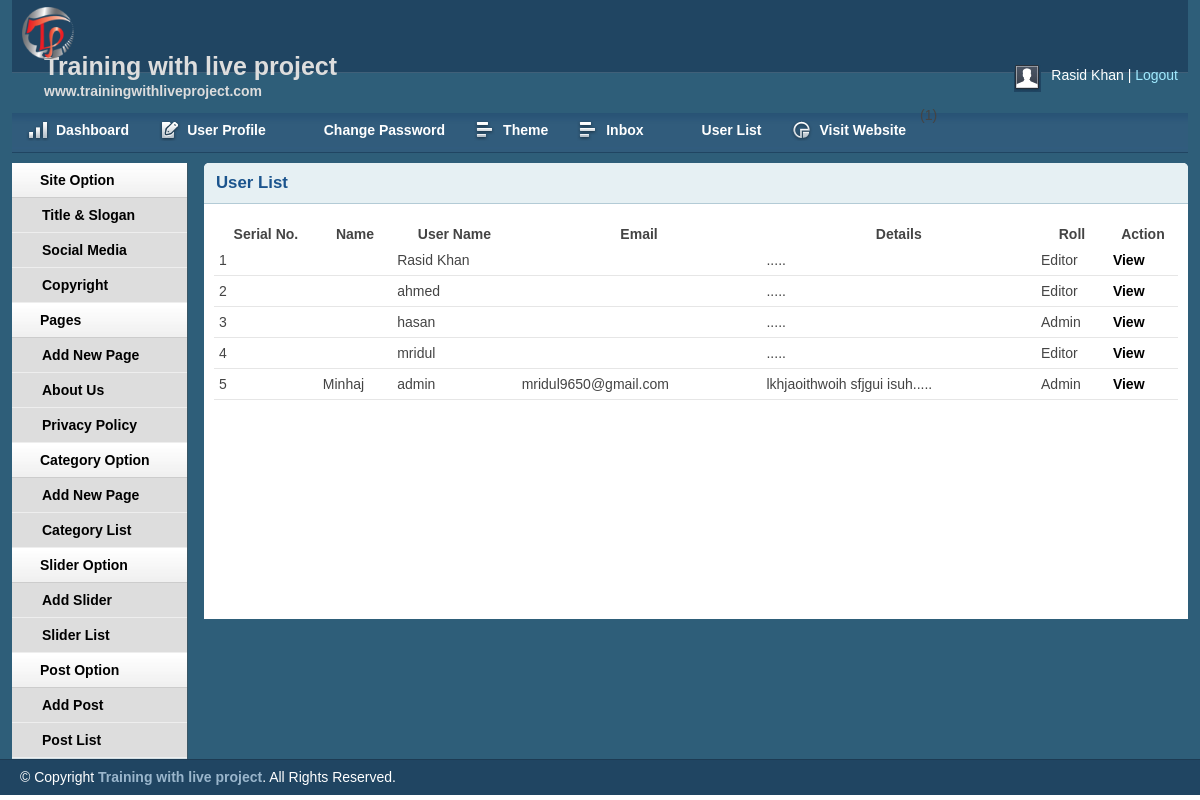
The app's page /admin/userlist.php (signed in), older data.
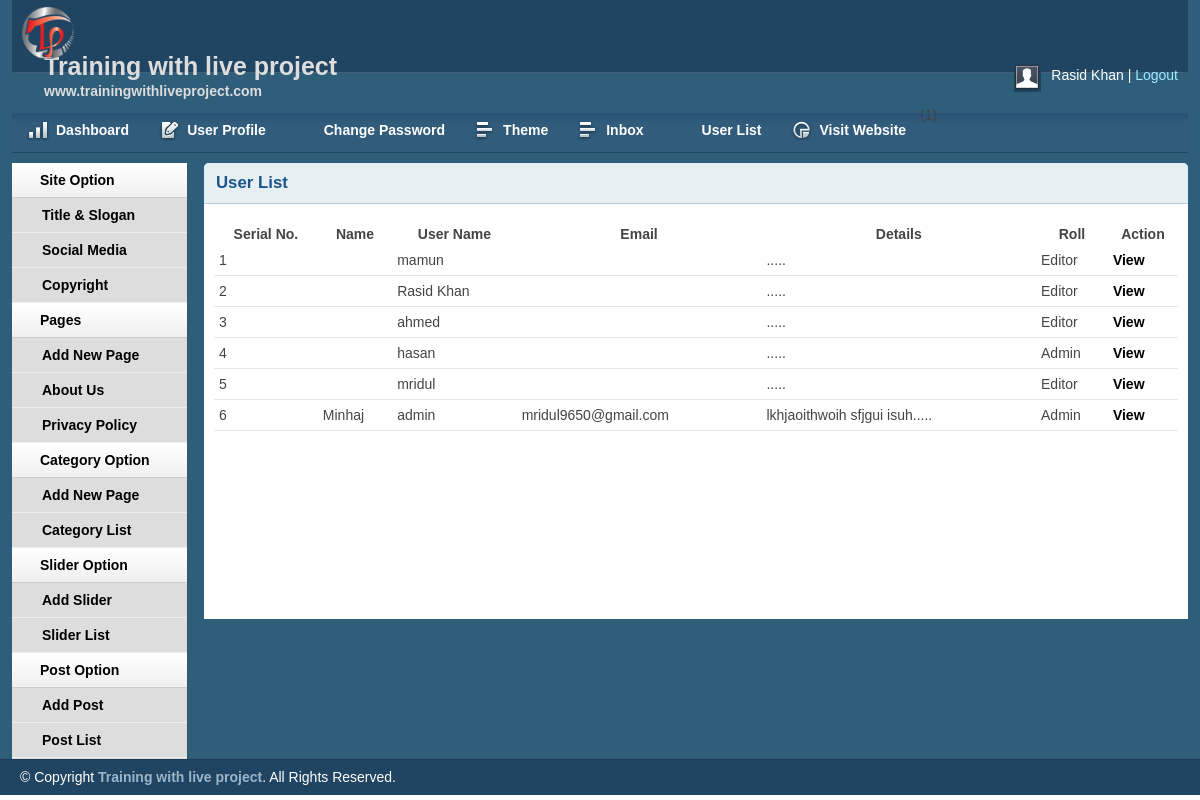
The same page, newer data.
### tables this page shows
CREATE TABLE IF NOT EXISTS `add_page` (
  `id` int(11) NOT NULL AUTO_INCREMENT,
  `name` varchar(255) NOT NULL,
  `body` text NOT NULL,
  PRIMARY KEY (`id`)
);

CREATE TABLE IF NOT EXISTS `tbl_user` (
  `id` int(11) NOT NULL AUTO_INCREMENT,
  `name` varchar(255) DEFAULT NULL,
  `username` varchar(50) NOT NULL,
  `password` varchar(50) NOT NULL,
  `email` varchar(255) DEFAULT NULL,
  `details` text,
  `role` int(11) DEFAULT NULL,
  PRIMARY KEY (`id`)
);

### lib/Session.php (called while the page is built, shortened)
<?php
class Session{
  public static function get($key){
  	if (isset($_SESSION[$key])){
  		return $_SESSION[$key];
  	} else {
  		return false;
  	}
  }
}
?>

### lib/Database.php (called while the page is built, shortened)
<?php
Class Database{
	public $host   = DB_HOST;
	public $user   = DB_USER;
	public $pass   = DB_PASS;
	public $dbname = DB_NAME;
	public $link;
	public function connectDB(){
	$this->link = new mysqli($this->host, $this->user, $this->pass, $this->dbname);
 }
	public function select($sql){
		$result = $this->link->query($sql) or die($this->link->error.__LINE__);
		if($result->num_rows > 0){
			return $result;
		} else {
			return false;
		}
	}
}

### helpers/Format.php (called while the page is built, shortened)
<?php
$path=dirname(realpath(__FILE__));
include_once $path.'/../lib/Database.php';
class Format
{
	public function textShorten($text, $limit = 400){
		$text = $text." ";
		$text = substr($text,0,$limit);
		$text = substr($text, 0, strrpos($text," "));
		$text=$text.".....";
		return $text;
	}
}
?>

### admin/userlist.php (the view, shortened to what this page needs)
<?php include 'inc/header.php';?>
<?php include 'inc/sidebar.php';?>
<div class="grid_10">
	<div class="box round first grid">
		<h2>User List</h2>
		<div class="block">
			<table class="data display datatable" id="example">
				<thead>
					<tr>
						<th>Serial No.</th>
						<th>Name</th>
						<th>User Name</th>
						<th>Email</th>
						<th>Details</th>
						<th>Roll</th>
						<th>Action</th>
					</tr>
				</thead>
				<tbody>
					<?php
					$query="SELECT * from tbl_user order by id desc";
					$user=$db->select($query);
					if ($user) {
						$i=0;
						while ($result=$user->fetch_assoc()) {
							$i++;
							?>
							<tr class="odd gradeX">
								<td><?php echo $i; ?></td>
								<td><?php echo $result['name'];?></td>
								<td><?php echo $result['username'];?></td>
								<td><?php echo $result['email'];?></td>
								<td><?php echo $fm->textShorten($result['details'],30);?></td>
								<td>
									<?php
									if ($result['role'] == '0') {
										echo "Admin";
									} elseif ($result['role'] == '1') {
										echo "Author";
									}elseif ($result['role'] == '2') {
										echo "Editor";
									}
									?>
								</td>
								<td>
									<a href="viewuser.php?userid=<?php echo $result['id']; ?>" > View </a>
								</td>
							</tr>
						<?php } }?>
					</tbody>
				</table>
			</div>
		</div>
	</div>
	<?php include 'inc/footer.php';?>

### admin/inc/header.php (shortened to what this page needs)
<?php include'../lib/Session.php';
?>
<?php include'../lib/Database.php';?>
<?php include'../helpers/Format.php';?>
<?php
$db = new Database();
$fm = new Format();
?>
<!DOCTYPE html>
<html>
<head>
<link rel="stylesheet" type="text/css" href="css/reset.css" media="screen" />
<link rel="stylesheet" type="text/css" href="css/text.css" media="screen" />
<link rel="stylesheet" type="text/css" href="css/grid.css" media="screen" />
<link rel="stylesheet" type="text/css" href="css/layout.css" media="screen" />
<link rel="stylesheet" type="text/css" href="css/nav.css" media="screen" />
<link href="css/table/demo_page.css" rel="stylesheet" type="text/css" />
</head>
<body>
<div class="container_12">
<div class="grid_12 header-repeat">
<div id="branding">
    <div class="floatlneft logo">
        <img src="img/livelogo.png" alt="Logo" />
	</div>
	<div class="floatleft middle">
		<h1>Training with live project</h1>
		<p>www.trainingwithliveproject.com</p>
	</div>
    <div class="floatright">
        <div class="floatleft">
            <img src="img/img-profile.jpg" alt="Profile Pic" /></div>
        <div class="floatleft marginleft10">
            <ul class="inline-ul floatleft">
                <li>
                    <?php echo $userid = Session::get('username'); ?>
                </li>
                <li><a href="?action=logout">Logout</a></li>
            </ul>
        </div>
    </div>
</div>
</div>
<div class="grid_12">
<ul class="nav main">
    <li class="ic-dashboard"><a href="index.php"><span>Dashboard</span></a> </li>
    <li class="ic-form-style"><a href="profile.php"><span>User Profile</span></a></li>
	<li class="ic-typography"><a href="changepassword.php"><span>Change Password</span></a></li>
    <li class="ic-grid-tables"><a href="theme.php"><span>Theme </span> </a> </li>
	<li class="ic-grid-tables"><a href="inbox.php"><span>Inbox</span> </a> </li>
    <li class="ic-typography"><a href="userlist.php"><span>User List</span></a></li>
    <li class="ic-charts"><a href="postlist.php"><span>Visit Website</span></a></li>
</ul>
</div>

### admin/inc/sidebar.php
    <div class="grid_2">
<div class="box sidemenu">
<div class="block" id="section-menu">
    <ul class="section menu">
       <li><a class="menuitem">Site Option</a>
            <ul class="submenu">
                <li><a href="titleslogan.php">Title & Slogan</a></li>
                <li><a href="social.php">Social Media</a></li>
                <li><a href="copyright.php">Copyright</a></li>
            </ul>
        </li>
         <li><a class="menuitem">Pages</a>
            <ul class="submenu">
                <li><a href="addpage.php">Add New Page</a> </li>
<?php
$query="SELECT * from add_page";
$pages=$db->select($query);
if ($pages) {
   while ($result=$pages->fetch_assoc()) {
?>
<li><a href="page.php?pageid=<?php echo $result['id'];?>"><?php echo $result['name'];?></a> </li>
<?php } }?>
            </ul>
        </li>
        <li><a class="menuitem">Category Option</a>
            <ul class="submenu">
                <li><a href="addcat.php">Add New Page</a> </li>
                <li><a href="catlist.php">Category List</a> </li>
            </ul>
        </li>
        <li><a class="menuitem">Slider Option</a>
            <ul class="submenu">
                <li><a href="slideradd.php">Add Slider</a> </li>
                <li><a href="sliderlist.php">Slider List</a> </li>
            </ul>
        </li>
        <li><a class="menuitem">Post Option</a>
            <ul class="submenu">
                <li><a href="addpost.php">Add Post</a> </li>
                <li><a href="postlist.php">Post List</a> </li>
            </ul>
        </li>
    </ul>
</div>
</div>
</div>

### admin/inc/footer.php (shortened to what this page needs)
    </div>
    <div id="site_info">
        <p>
         &copy; Copyright <a href="http://trainingwithliveproject.com">Training with live project</a>. All Rights Reserved.
        </p>
    </div>
</body>
</html>

### admin/css/layout.css (style rules this page uses)
body { background: #fff none repeat scroll 0 0; color: #444; font-size: 14px; padding: 0; }
.floatleft { float:left; }
.logo img { margin-top: -15px; width: 52px; }
.middle { margin-left: 22px; margin-top: -14px; }
.middle h1 { color:#ddd;margin:0 }
.middle p { color: #ddd; margin: 0; font-weight: bold; }
.floatright { float:right; }
.inline-ul li { display:inline; color:#fff; }
.marginleft10 { margin-left:10px; }
a { color: #000; font-weight:bold; text-decoration: none; }
.container_12, .container_16 { background:#2E5E79; }
h1, h2, h3, h4, h5, h6 { line-height:1.2em; margin-bottom:.3em; }
h2 { margin-top:1em; }
#branding { font-weight: normal; margin-bottom: 0; padding: 22px 10px 3px; text-align: left; }
.header-repeat { background:url(../img/header-repeat.jpg) repeat-x; }
#branding a { color:#A1EAFF; font-weight:normal; }
#branding a:before { content:" | "; color:#fff; }
#branding ul, #branding ul li { margin:0px; padding:0px; }
#branding li { padding:0px 0px 0px 0px !important; }
.box { background:#fff; margin-bottom:20px; padding:10px 10px 10px 10px; margin-left:-8px; }
.box.grid { padding-bottom:40px; }
.box.round { -moz-border-radius: 5px 5px 0px 0px; -webkit-border-radius: 5px 5px 0px 0px; border-radius: 5px 5px 0px 0px; }
.box h2 { font-size:1.2em; font-weight:bold; color:#1B548D; background:#E6F0F3; margin:-10px -10px 0 -10px; padding:10px 12px; border-bottom:1px solid #B3CBD6; -moz-border-radius: 5px 5px 0px 0px; -webkit-border-radius: 5px 5px 0px 0px; border-radius: 5px 5px 0px 0px; }
.box.first { min-height: 406px; }
.block { padding-top:20px; }
.box.sidemenu { background-color:#D1DEE4; border-right:1px solid #3A5665; padding:0px; margin:0px; cursor:pointer; }
.box.sidemenu .block { padding-top:0px; margin-top:0px; }
p { margin-bottom:1em; }
ul, ol { padding-top:0; }
ul.menu { list-style:none; border-top:1px solid #bbb; }
ul.menu li { margin:0; }
ul.menu li a { display:block; padding:4px 10px; border-bottom:1px solid #ccc; }
ul.menu ul { list-style:none; margin:0; }
ul.menu ul li a { padding-left:30px; }
ul.section { border-top:0; margin-bottom:0; }
ul.section li a { background:url(../img/sidemenu-repeat.jpg) repeat-x; line-height:26px; padding-left:28px; }
ul.section li li a { background:#ddd; border-bottom:1px solid #eee; }
ul.section ul li { text-transform:none; }
#site_info { color:#fff; background:#204562; border-top:1px solid #1d3b53; padding-left:20px; }
#site_info p { line-height:35px; margin-bottom:0px; }
#site_info a { color:#9ab6cc; }
.block { padding-bottom:1px; }
table.display { margin: 0 auto; clear: both; width: 100%; }
tr.odd { height: 30px; line-height: 30px; border-bottom:1px solid #e6e6e6; }
tr.odd td, tr.even td { padding-left:5px; }

Row changes from the older to the newer data that the page shows:
added tbl_user: username "mamun", details ".....", role "Editor"
